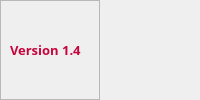
     <widget class="QFrame" name="footer">
      <property name="styleSheet">
       <string notr="true"/>
      </property>
      <property name="frameShape">
       <enum>QFrame::NoFrame</enum>
      </property>
      <property name="frameShadow">
       <enum>QFrame::Raised</enum>
      </property>
      <layout class="QHBoxLayout" name="horizontalLayout_5">
       <property name="spacing">
        <number>0</number>
       </property>
       <property name="leftMargin">
        <number>0</number>
       </property>
       <property name="topMargin">
        <number>0</number>
       </property>
       <property name="rightMargin">
        <number>0</number>
       </property>
       <property name="bottomMargin">
        <number>0</number>
       </property>
       <item>
        <widget class="QFrame" name="footerleft">
         <property name="frameShape">
          <enum>QFrame::StyledPanel</enum>
         </property>
         <property name="frameShadow">
          <enum>QFrame::Raised</enum>
         </property>
         <layout class="QVBoxLayout" name="verticalLayout_2">
          <item>
           <widget class="QLabel" name="label_3">
            <property name="font">
             <font>
              <family>PMingLiU-ExtB</family>
              <pointsize>10</pointsize>
              <weight>75</weight>
              <bold>true</bold>
             </font>
            </property>
            <property name="styleSheet">
             <string notr="true">color: rgb(199, 5, 61);</string>
            </property>
            <property name="text">
             <string>Version 1.4</string>
            </property>
           </widget>
          </item>
         </layout>
        </widget>
       </item>
       <item alignment="Qt::AlignRight|Qt::AlignBottom">
        <widget class="QFrame" name="size_grip">
         <property name="frameShape">
          <enum>QFrame::StyledPanel</enum>
         </property>
         <property name="frameShadow">
          <enum>QFrame::Raised</enum>
         </property>
        </widget>
       </item>
      </layout>
     </widget>
